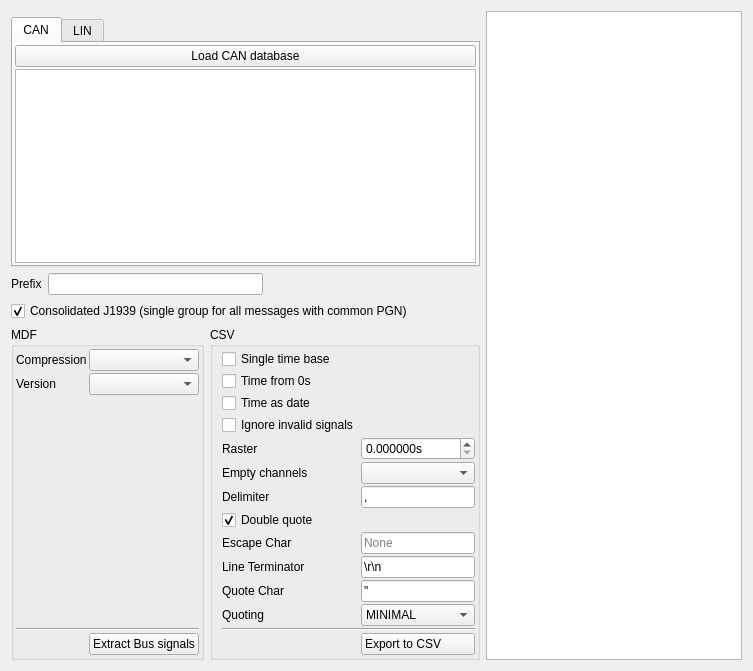
     <widget class="QWidget" name="extract_bus_tab">
      <attribute name="icon">
       <iconset resource="resource.qrc">
        <normaloff>:/down.png</normaloff>:/down.png</iconset>
      </attribute>
      <attribute name="title">
       <string>Bus Logging</string>
      </attribute>
      <layout class="QGridLayout" name="gridLayout_8" columnstretch="1,1,1,1">
       <item row="3" column="0" colspan="2">
        <layout class="QHBoxLayout" name="horizontalLayout_3" stretch="0,0,1">
         <item>
          <widget class="QLabel" name="label_12">
           <property name="text">
            <string>Prefix</string>
           </property>
          </widget>
         </item>
         <item>
          <widget class="QLineEdit" name="prefix">
           <property name="minimumSize">
            <size>
             <width>215</width>
             <height>0</height>
            </size>
           </property>
          </widget>
         </item>
         <item>
          <spacer name="horizontalSpacer_5">
           <property name="orientation">
            <enum>Qt::Horizontal</enum>
           </property>
           <property name="sizeHint" stdset="0">
            <size>
             <width>40</width>
             <height>20</height>
            </size>
           </property>
          </spacer>
         </item>
        </layout>
       </item>
       <item row="5" column="0">
        <widget class="QGroupBox" name="groupBox_2">
         <property name="title">
          <string>MDF</string>
         </property>
         <layout class="QGridLayout" name="gridLayout_5">
          <property name="leftMargin">
           <number>2</number>
          </property>
          <property name="topMargin">
           <number>2</number>
          </property>
          <property name="rightMargin">
           <number>2</number>
          </property>
          <property name="bottomMargin">
           <number>2</number>
          </property>
          <property name="spacing">
           <number>2</number>
          </property>
          <item row="0" column="0">
           <widget class="QLabel" name="label__1">
            <property name="text">
             <string>Compression</string>
            </property>
           </widget>
          </item>
          <item row="3" column="0" colspan="3">
           <widget class="Line" name="line_12">
            <property name="orientation">
             <enum>Qt::Horizontal</enum>
            </property>
           </widget>
          </item>
          <item row="2" column="1">
           <widget class="QLabel" name="label_26">
            <property name="text">
             <string/>
            </property>
           </widget>
          </item>
          <item row="1" column="1" colspan="2">
           <widget class="QComboBox" name="extract_bus_format">
            <property name="sizeAdjustPolicy">
             <enum>QComboBox::AdjustToContents</enum>
            </property>
           </widget>
          </item>
          <item row="0" column="1" colspan="2">
           <widget class="QComboBox" name="extract_bus_compression">
            <property name="sizeAdjustPolicy">
             <enum>QComboBox::AdjustToContents</enum>
            </property>
           </widget>
          </item>
          <item row="4" column="0">
           <spacer name="horizontalSpacer_4">
            <property name="orientation">
             <enum>Qt::Horizontal</enum>
            </property>
            <property name="sizeHint" stdset="0">
             <size>
              <width>40</width>
              <height>20</height>
             </size>
            </property>
           </spacer>
          </item>
          <item row="4" column="1" colspan="2">
           <widget class="QPushButton" name="extract_bus_btn">
            <property name="text">
             <string>Extract Bus signals</string>
            </property>
            <property name="icon">
             <iconset resource="resource.qrc">
              <normaloff>:/down.png</normaloff>:/down.png</iconset>
            </property>
           </widget>
          </item>
          <item row="1" column="0">
           <widget class="QLabel" name="label_24">
            <property name="text">
             <string>Version</string>
            </property>
           </widget>
          </item>
         </layout>
        </widget>
       </item>
       <item row="2" column="0" colspan="2">
        <widget class="QTabWidget" name="tabWidget">
         <property name="currentIndex">
          <number>0</number>
         </property>
         <widget class="QWidget" name="tab">
          <attribute name="title">
           <string>CAN</string>
          </attribute>
          <layout class="QGridLayout" name="gridLayout_4">
           <property name="leftMargin">
            <number>2</number>
           </property>
           <property name="topMargin">
            <number>2</number>
           </property>
           <property name="rightMargin">
            <number>2</number>
           </property>
           <property name="bottomMargin">
            <number>2</number>
           </property>
           <property name="spacing">
            <number>2</number>
           </property>
           <item row="0" column="0">
            <widget class="QPushButton" name="load_can_database_btn">
             <property name="text">
              <string>Load CAN database</string>
             </property>
             <property name="icon">
              <iconset resource="resource.qrc">
               <normaloff>:/open.png</normaloff>:/open.png</iconset>
             </property>
            </widget>
           </item>
           <item row="1" column="0">
            <widget class="MinimalListWidget" name="can_database_list"/>
           </item>
          </layout>
         </widget>
         <widget class="QWidget" name="tab_2">
          <attribute name="title">
           <string>LIN</string>
          </attribute>
          <layout class="QVBoxLayout" name="verticalLayout_7">
           <property name="spacing">
            <number>2</number>
           </property>
           <property name="leftMargin">
            <number>2</number>
           </property>
           <property name="topMargin">
            <number>2</number>
           </property>
           <property name="rightMargin">
            <number>2</number>
           </property>
           <property name="bottomMargin">
            <number>2</number>
           </property>
           <item>
            <widget class="QPushButton" name="load_lin_database_btn">
             <property name="text">
              <string>Load LIN database</string>
             </property>
             <property name="icon">
              <iconset resource="resource.qrc">
               <normaloff>:/open.png</normaloff>:/open.png</iconset>
             </property>
            </widget>
           </item>
           <item>
            <widget class="MinimalListWidget" name="lin_database_list"/>
           </item>
          </layout>
         </widget>
        </widget>
       </item>
       <item row="5" column="1">
        <widget class="QGroupBox" name="groupBox_3">
         <property name="title">
          <string>CSV</string>
         </property>
         <layout class="QGridLayout" name="gridLayout_6" columnstretch="1,0,0,0">
          <property name="topMargin">
           <number>2</number>
          </property>
          <property name="rightMargin">
           <number>2</number>
          </property>
          <property name="bottomMargin">
           <number>2</number>
          </property>
          <property name="spacing">
           <number>2</number>
          </property>
          <item row="11" column="0">
           <widget class="QLabel" name="label_10">
            <property name="text">
             <string>Quote Char</string>
            </property>
           </widget>
          </item>
          <item row="0" column="0" colspan="4">
           <widget class="QCheckBox" name="single_time_base_bus">
            <property name="text">
             <string>Single time base</string>
            </property>
           </widget>
          </item>
          <item row="7" column="0">
           <widget class="QCheckBox" name="doublequote_bus">
            <property name="text">
             <string>Double quote</string>
            </property>
            <property name="checked">
             <bool>true</bool>
            </property>
           </widget>
          </item>
          <item row="4" column="0">
           <widget class="QLabel" name="label_23">
            <property name="text">
             <string>Raster</string>
            </property>
           </widget>
          </item>
          <item row="5" column="0" colspan="2">
           <widget class="QLabel" name="label_25">
            <property name="text">
             <string>Empty channels</string>
            </property>
           </widget>
          </item>
          <item row="8" column="0">
           <widget class="QLabel" name="label_9">
            <property name="text">
             <string>Escape Char</string>
            </property>
           </widget>
          </item>
          <item row="12" column="0">
           <widget class="QLabel" name="label_7">
            <property name="text">
             <string>Quoting</string>
            </property>
           </widget>
          </item>
          <item row="10" column="0" colspan="2">
           <widget class="QLabel" name="label_11">
            <property name="text">
             <string>Line Terminator</string>
            </property>
           </widget>
          </item>
          <item row="2" column="0" colspan="3">
           <widget class="QCheckBox" name="bus_time_as_date">
            <property name="text">
             <string>Time as date</string>
            </property>
           </widget>
          </item>
          <item row="1" column="0" colspan="3">
           <widget class="QCheckBox" name="time_from_zero_bus">
            <property name="text">
             <string>Time from 0s</string>
            </property>
           </widget>
          </item>
          <item row="6" column="0">
           <widget class="QLabel" name="label_8">
            <property name="text">
             <string>Delimiter</string>
            </property>
           </widget>
          </item>
          <item row="3" column="0" colspan="3">
           <widget class="QCheckBox" name="ignore_invalid_signals_csv">
            <property name="toolTip">
             <string>checks if all samples are eauql to the maximum teoretical signal value</string>
            </property>
            <property name="text">
             <string>Ignore invalid signals</string>
            </property>
           </widget>
          </item>
          <item row="4" column="3">
           <widget class="QDoubleSpinBox" name="export_raster_bus">
            <property name="suffix">
             <string>s</string>
            </property>
            <property name="decimals">
             <number>6</number>
            </property>
           </widget>
          </item>
          <item row="5" column="3">
           <widget class="QComboBox" name="empty_channels_bus"/>
          </item>
          <item row="6" column="3">
           <widget class="QLineEdit" name="delimiter_bus">
            <property name="text">
             <string>,</string>
            </property>
            <property name="maxLength">
             <number>1</number>
            </property>
            <property name="clearButtonEnabled">
             <bool>false</bool>
            </property>
           </widget>
          </item>
          <item row="8" column="3">
           <widget class="QLineEdit" name="escapechar_bus">
            <property name="inputMask">
             <string/>
            </property>
            <property name="maxLength">
             <number>1</number>
            </property>
            <property name="placeholderText">
             <string>None</string>
            </property>
           </widget>
          </item>
          <item row="10" column="3">
           <widget class="QLineEdit" name="lineterminator_bus">
            <property name="text">
             <string>\r\n</string>
            </property>
           </widget>
          </item>
          <item row="11" column="3">
           <widget class="QLineEdit" name="quotechar_bus">
            <property name="text">
             <string>&quot;</string>
            </property>
            <property name="maxLength">
             <number>1</number>
            </property>
           </widget>
          </item>
          <item row="12" column="3">
           <widget class="QComboBox" name="quoting_bus">
            <property name="currentIndex">
             <number>1</number>
            </property>
            <item>
             <property name="text">
              <string>ALL</string>
             </property>
            </item>
            <item>
             <property name="text">
              <string>MINIMAL</string>
             </property>
            </item>
            <item>
             <property name="text">
              <string>NONNUMERIC</string>
             </property>
            </item>
            <item>
             <property name="text">
              <string>NONE</string>
             </property>
            </item>
           </widget>
          </item>
          <item row="14" column="3">
           <widget class="QPushButton" name="extract_bus_csv_btn">
            <property name="text">
             <string>Export to CSV         </string>
            </property>
            <property name="icon">
             <iconset resource="resource.qrc">
              <normaloff>:/csv.png</normaloff>:/csv.png</iconset>
            </property>
           </widget>
          </item>
          <item row="13" column="0" colspan="4">
           <widget class="Line" name="line_13">
            <property name="orientation">
             <enum>Qt::Horizontal</enum>
            </property>
           </widget>
          </item>
         </layout>
        </widget>
       </item>
       <item row="1" column="2" rowspan="5" colspan="2">
        <widget class="QTextEdit" name="output_info_bus">
         <property name="readOnly">
          <bool>true</bool>
         </property>
        </widget>
       </item>
       <item row="4" column="0" colspan="2">
        <widget class="QCheckBox" name="consolidated_j1939">
         <property name="text">
          <string>Consolidated J1939 (single group for all messages with common PGN)</string>
         </property>
         <property name="checked">
          <bool>true</bool>
         </property>
        </widget>
       </item>
      </layout>
     </widget>
